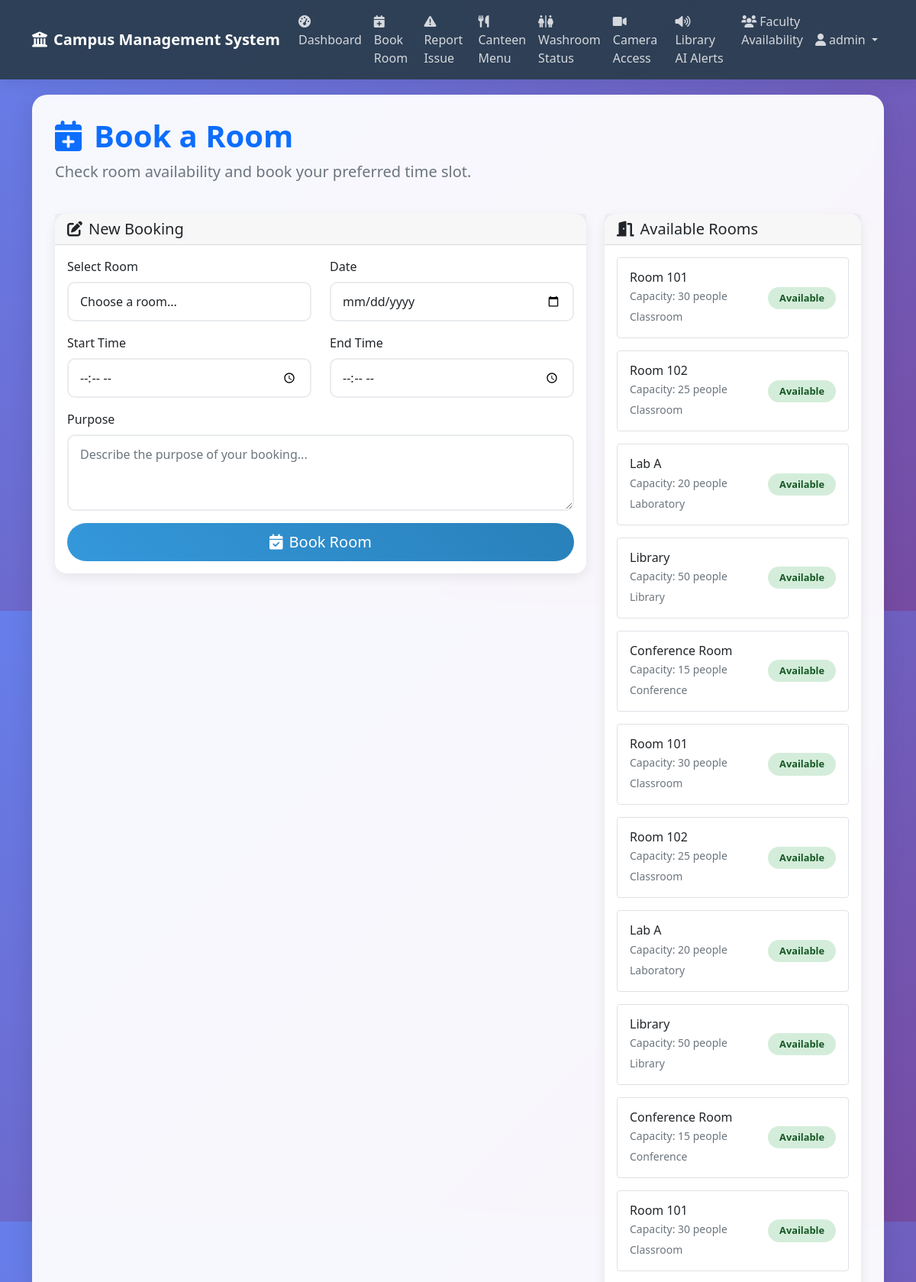
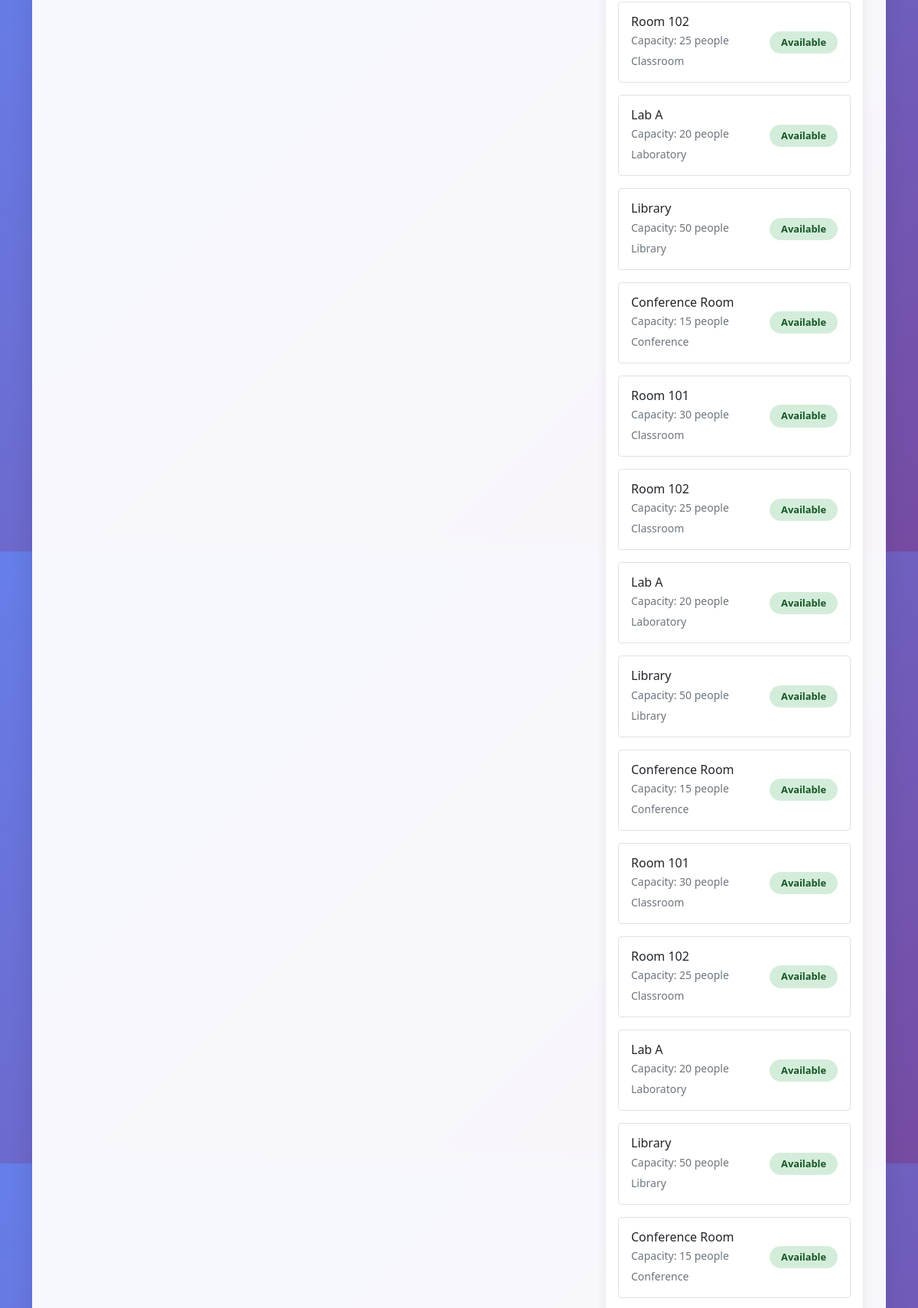
The page /book_room (signed in, upper part) on the database its author committed (2 pictures, top to bottom).
### tables this page shows
CREATE TABLE rooms (
            id INTEGER PRIMARY KEY AUTOINCREMENT,
            room_name TEXT NOT NULL,
            capacity INTEGER,
            room_type TEXT,
            status TEXT DEFAULT 'available'
        );

### app.py (the view, shortened to what this page needs)
@app.route('/book_room', methods=['GET', 'POST'])
def book_room():
    if 'user_id' not in session:
        return redirect(url_for('login'))
    conn = get_db_connection()
    rooms = conn.execute('SELECT * FROM rooms WHERE status = "available"').fetchall()
    my_bookings = conn.execute('''
        SELECT b.*, r.room_name FROM bookings b
        JOIN rooms r ON b.room_id = r.id
        WHERE b.user_id = ? ORDER BY b.booking_date DESC
    ''', (session['user_id'],)).fetchall()
    conn.close()
    return render_template('book_room.html', rooms=rooms, my_bookings=my_bookings)

### app.py (called while the page is built)
def get_db_connection():
    conn = sqlite3.connect('campus.db')
    conn.row_factory = sqlite3.Row
    return conn

### templates/book_room.html (shortened to what this page needs)
{% extends "base.html" %}
{% block content %}
<div class="main-container">
    <div class="row mb-4">
        <div class="col-md-12">
            <h1 class="display-6 fw-bold text-primary">
                <i class="fas fa-calendar-plus me-3"></i>Book a Room
            </h1>
            <p class="lead text-muted">Check room availability and book your preferred time slot.</p>
        </div>
    </div>
    <div class="row mb-4">
        <div class="col-md-8">
            <div class="card">
                <div class="card-header">
                    <h5 class="card-title mb-0">
                        <i class="fas fa-edit me-2"></i>New Booking
                    </h5>
                </div>
                <div class="card-body">
                    <form method="POST">
                        <div class="row">
                            <div class="col-md-6 mb-3">
                                <label for="room_id" class="form-label">Select Room</label>
                                <select class="form-control" id="room_id" name="room_id" required>
                                    <option value="">Choose a room...</option>
                                </select>
                            </div>
                            <div class="col-md-6 mb-3">
                                <label for="booking_date" class="form-label">Date</label>
                                <input type="date" class="form-control" id="booking_date" name="booking_date" required>
                            </div>
                        </div>
                        <div class="row">
                            <div class="col-md-6 mb-3">
                                <label for="start_time" class="form-label">Start Time</label>
                                <input type="time" class="form-control" id="start_time" name="start_time" required>
                            </div>
                            <div class="col-md-6 mb-3">
                                <label for="end_time" class="form-label">End Time</label>
                                <input type="time" class="form-control" id="end_time" name="end_time" required>
                            </div>
                        </div>
                        <div class="mb-3">
                            <label for="purpose" class="form-label">Purpose</label>
                            <textarea class="form-control" id="purpose" name="purpose" rows="3" placeholder="Describe the purpose of your booking..." required></textarea>
                        </div>
                        <div class="d-grid">
                            <button type="submit" class="btn btn-primary btn-lg">
                                <i class="fas fa-calendar-check me-2"></i>Book Room
                            </button>
                        </div>
                    </form>
                </div>
            </div>
        </div>
        <div class="col-md-4">
            <div class="card">
                <div class="card-header">
                    <h5 class="card-title mb-0">
                        <i class="fas fa-door-open me-2"></i>Available Rooms
                    </h5>
                </div>
                <div class="card-body">
                    {% for room in rooms %}
                    <div class="d-flex justify-content-between align-items-center mb-3 p-3 border rounded">
                        <div>
                            <h6 class="mb-1">{{ room.room_name }}</h6>
                            <p class="mb-1 text-muted small">Capacity: {{ room.capacity }} people</p>
                            <small class="text-muted">{{ room.room_type.title() }}</small>
                        </div>
                        <span class="status-badge status-available">Available</span>
                    </div>
                    {% endfor %}
                </div>
            </div>
        </div>
    </div>
</div>
{% endblock %}

### templates/base.html (style rules this page uses)
:root { --primary-color: #2c3e50; --secondary-color: #3498db; --accent-color: #e74c3c; --success-color: #27ae60; --warning-color: #f39c12; --light-bg: #ecf0f1; }
body { background: linear-gradient(135deg, #667eea 0%, #764ba2 100%); min-height: 100vh; font-family: 'Segoe UI', Tahoma, Geneva, Verdana, sans-serif; }
.main-container { background: rgba(255,255,255,0.95); border-radius: 20px; box-shadow: 0 10px 30px rgba(0,0,0,0.1); margin: 20px auto; padding: 30px; backdrop-filter: blur(10px); }
.card { border: none; border-radius: 15px; box-shadow: 0 5px 15px rgba(0,0,0,0.08); transition: transform 0.3s ease, box-shadow 0.3s ease; }
.btn-primary { background: linear-gradient(45deg, var(--secondary-color), #2980b9); border: none; border-radius: 25px; padding: 10px 25px; transition: all 0.3s ease; }
.form-control { border-radius: 10px; border: 2px solid #e9ecef; padding: 12px 15px; transition: all 0.3s ease; }
.status-badge { padding: 5px 15px; border-radius: 20px; font-size: 0.8em; font-weight: bold; }
.status-available { background-color: #d4edda; color: #155724; }

### rows shown on the page
rooms: room_name "Room 101", capacity "30", room_type "Classroom"
rooms: room_name "Room 102", capacity "25", room_type "Classroom"
rooms: room_name "Lab A", capacity "20", room_type "Laboratory"
rooms: room_name "Library", capacity "50", room_type "Library"
rooms: room_name "Conference Room", capacity "15", room_type "Conference"
rooms: room_name "Room 101", capacity "30", room_type "Classroom"
rooms: room_name "Room 102", capacity "25", room_type "Classroom"
rooms: room_name "Lab A", capacity "20", room_type "Laboratory"
rooms: room_name "Library", capacity "50", room_type "Library"
rooms: room_name "Conference Room", capacity "15", room_type "Conference"
rooms: room_name "Room 101", capacity "30", room_type "Classroom"
rooms: room_name "Room 102", capacity "25", room_type "Classroom"
rooms: room_name "Lab A", capacity "20", room_type "Laboratory"
rooms: room_name "Library", capacity "50", room_type "Library"
rooms: room_name "Conference Room", capacity "15", room_type "Conference"
rooms: room_name "Room 101", capacity "30", room_type "Classroom"
rooms: room_name "Room 102", capacity "25", room_type "Classroom"
rooms: room_name "Lab A", capacity "20", room_type "Laboratory"
rooms: room_name "Library", capacity "50", room_type "Library"
rooms: room_name "Conference Room", capacity "15", room_type "Conference"
rooms: room_name "Room 101", capacity "30", room_type "Classroom"
rooms: room_name "Room 102", capacity "25", room_type "Classroom"
rooms: room_name "Lab A", capacity "20", room_type "Laboratory"
rooms: room_name "Library", capacity "50", room_type "Library"
rooms: room_name "Conference Room", capacity "15", room_type "Conference"

### other values the page prints
{{ session.username }} "admin"
